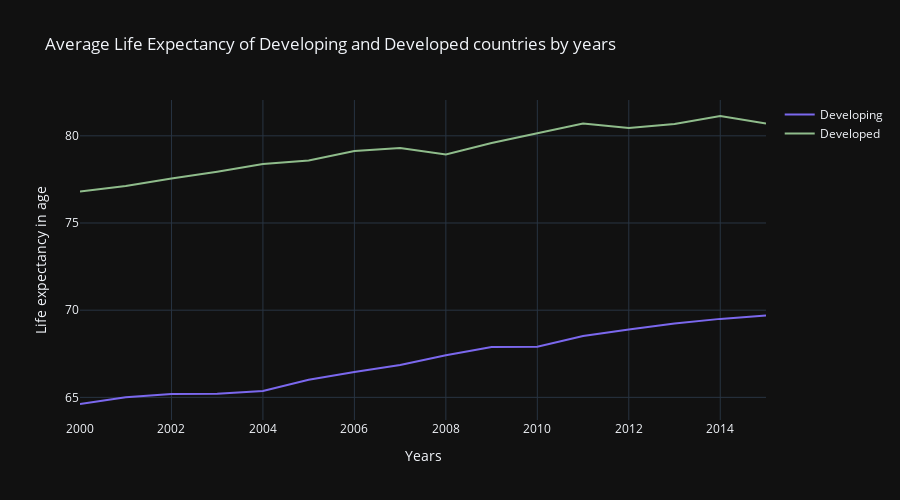

Notebook source saved alongside this figure:
### Code cell
lifeyear = data.groupby(by=['Year', 'Status']).mean().reset_index()
developed = lifeyear.loc[lifeyear['Status'] == 'Developed',:]
developing = lifeyear.loc[lifeyear['Status'] == 'Developing',:]
fig = go.Figure()
for template in ['plotly_dark']:
    fig.add_trace(go.Scatter(x= developing['Year'], y=developing['Life expectancy '], mode = 'lines', name = 'Developing', marker_color = '#7B68EE'))
    fig.add_trace(go.Scatter(x=developed['Year'], y=developed['Life expectancy '], mode = 'lines', name = 'Developed', marker_color = '#8FBC8B'))
    fig.update_layout(height = 500,
    xaxis_title = 'Years',
    yaxis_title = 'Life expectancy in age',
    title_text = 'Average Life Expectancy of Developing and Developed countries by years',
    template=template)
fig.show()

### Figure 1 — Plotly figure (JSON) as saved in the notebook; plotly's stock layout.template omitted (floating-point values rounded to 4 significant figures)
{"data": [{"marker": {"color": "#7B68EE"}, "mode": "lines", "name": "Developing", "type": "scatter", "x": [2000, 2001, 2002, 2003, 2004, 2005, 2006, 2007, 2008, 2009, 2010, 2011, 2012, 2013, 2014, 2015], "y": [64.62, 65.01, 65.19, 65.21, 65.37, 66.01, 66.45, 66.86, 67.41, 67.89, 67.91, 68.52, 68.9, 69.23, 69.5, 69.69]}, {"marker": {"color": "#8FBC8B"}, "mode": "lines", "name": "Developed", "type": "scatter", "x": [2000, 2001, 2002, 2003, 2004, 2005, 2006, 2007, 2008, 2009, 2010, 2011, 2012, 2013, 2014, 2015], "y": [76.8, 77.13, 77.55, 77.94, 78.38, 78.59, 79.13, 79.3, 78.93, 79.58, 80.15, 80.71, 80.44, 80.68, 81.14, 80.71]}], "layout": {"height": 500, "title": {"text": "Average Life Expectancy of Developing and Developed countries by years"}, "xaxis": {"title": {"text": "Years"}}, "yaxis": {"title": {"text": "Life expectancy in age"}}}}
